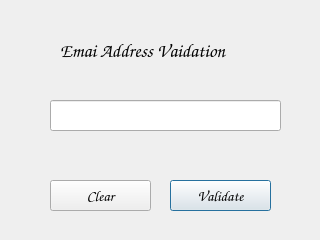
<?xml version="1.0" encoding="UTF-8"?>
<ui version="4.0">
 <class>Window1</class>
 <widget class="QDialog" name="Window1">
  <property name="geometry">
   <rect>
    <x>0</x>
    <y>0</y>
    <width>320</width>
    <height>240</height>
   </rect>
  </property>
  <property name="windowTitle">
   <string>Dialog</string>
  </property>
  <property name="autoFillBackground">
   <bool>false</bool>
  </property>
  <widget class="QPushButton" name="btnClear">
   <property name="geometry">
    <rect>
     <x>50</x>
     <y>180</y>
     <width>101</width>
     <height>31</height>
    </rect>
   </property>
   <property name="font">
    <font>
     <family>Comic Sans MS</family>
     <pointsize>11</pointsize>
    </font>
   </property>
   <property name="text">
    <string>Clear</string>
   </property>
   <property name="checkable">
    <bool>false</bool>
   </property>
  </widget>
  <widget class="QPushButton" name="btnValidate">
   <property name="geometry">
    <rect>
     <x>170</x>
     <y>180</y>
     <width>101</width>
     <height>31</height>
    </rect>
   </property>
   <property name="font">
    <font>
     <family>Comic Sans MS</family>
     <pointsize>11</pointsize>
    </font>
   </property>
   <property name="text">
    <string>Validate</string>
   </property>
   <property name="default">
    <bool>true</bool>
   </property>
   <property name="flat">
    <bool>false</bool>
   </property>
  </widget>
  <widget class="QLineEdit" name="txtEmail">
   <property name="geometry">
    <rect>
     <x>50</x>
     <y>100</y>
     <width>231</width>
     <height>31</height>
    </rect>
   </property>
   <property name="font">
    <font>
     <family>Consolas</family>
     <pointsize>12</pointsize>
    </font>
   </property>
   <property name="text">
    <string/>
   </property>
  </widget>
  <widget class="QLabel" name="lbl_headline">
   <property name="geometry">
    <rect>
     <x>60</x>
     <y>30</y>
     <width>211</width>
     <height>41</height>
    </rect>
   </property>
   <property name="font">
    <font>
     <family>Comic Sans MS</family>
     <pointsize>14</pointsize>
    </font>
   </property>
   <property name="text">
    <string>Emai Address Vaidation </string>
   </property>
  </widget>
 </widget>
 <tabstops>
  <tabstop>txtEmail</tabstop>
  <tabstop>btnClear</tabstop>
  <tabstop>btnValidate</tabstop>
 </tabstops>
 <resources/>
 <connections/>
</ui>
